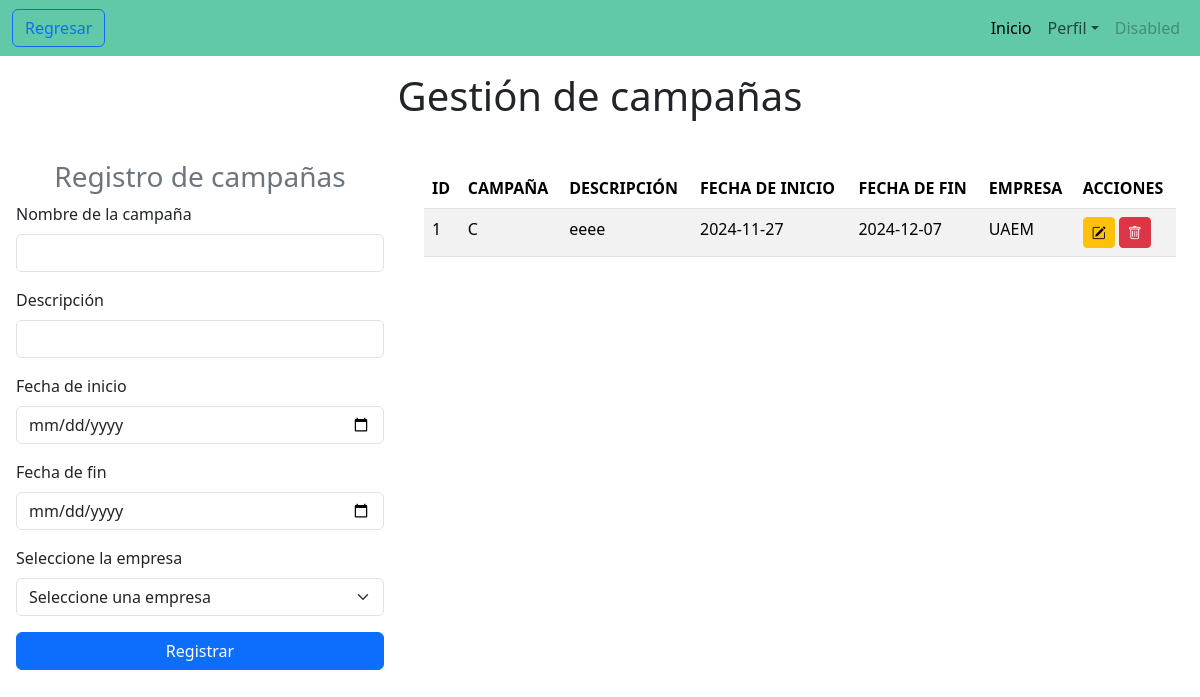
The page /Vista/Admin/campañas.php (signed in) on the database its author committed.
### tables this page shows
CREATE TABLE `campanas` (
  `id_campana` int(11) NOT NULL AUTO_INCREMENT,
  `nombre_campana` varchar(50) NOT NULL,
  `descripcion` text DEFAULT NULL,
  `fecha_inicio` date NOT NULL,
  `fecha_fin` date NOT NULL,
  `id_empresa` int(11) DEFAULT NULL,
  PRIMARY KEY (`id_campana`),
  KEY `fk_campana_empresa` (`id_empresa`),
  CONSTRAINT `fk_campana_empresa` FOREIGN KEY (`id_empresa`) REFERENCES `empresas` (`id_empresa`) ON DELETE SET NULL ON UPDATE CASCADE
);

CREATE TABLE `empresas` (
  `id_empresa` int(11) NOT NULL AUTO_INCREMENT,
  `nombre_empresa` varchar(50) NOT NULL,
  `contrasena` varchar(255) NOT NULL,
  `direccion_empresa` text DEFAULT NULL,
  `telefono_empresa` varchar(15) DEFAULT NULL,
  `correo_empresa` varchar(30) NOT NULL,
  `altitud` decimal(10,8) NOT NULL,
  `latitud` decimal(10,8) NOT NULL,
  PRIMARY KEY (`id_empresa`)
);

### Vista/Admin/campañas.php (the view, shortened to what this page needs)
<?php
$conexion = new ConexionBD();
$conn = $conexion->conn;
$sql = "SELECT campanas.id_campana, campanas.nombre_campana, campanas.descripcion, campanas.fecha_inicio, campanas.fecha_fin, empresas.nombre_empresa
        FROM campanas
        JOIN empresas ON campanas.id_empresa = empresas.id_empresa";
$result = $conn->query($sql);
?>
<!DOCTYPE html>
<html lang="en">
<head>
    <link href="https://cdn.jsdelivr.net/npm/bootstrap@5.3.3/dist/css/bootstrap.min.css" rel="stylesheet">
    <link href="https://cdn.jsdelivr.net/npm/bootstrap-icons@1.10.5/font/bootstrap-icons.css" rel="stylesheet">
</head>
<body>
<nav class="navbar navbar-expand-lg" style="background-color: #61c9a8;">
    <div class="container-fluid">
        <a href="pagPrincipal.php" class="btn btn-outline-primary">Regresar</a>
        <div class="collapse navbar-collapse" id="navbarSupportedContent">
            <ul class="navbar-nav ms-auto mb-2 mb-lg-0">
                <li class="nav-item">
                    <a class="nav-link active" aria-current="page" href="pagPrincipal.php">Inicio</a>
                </li>
                <li class="nav-item dropdown">
                    <a class="nav-link dropdown-toggle" href="#" role="button" data-bs-toggle="dropdown" aria-expanded="false">Perfil</a>
                </li>
                <li class="nav-item">
                    <a class="nav-link disabled" aria-disabled="true">Disabled</a>
                </li>
            </ul>
        </div>
    </div>
</nav>
<h1 class="text-center p-3">Gestión de campañas</h1>
<div class="container-fluid">
    <div class="row">
        <form class="col-lg-4 col-md-6 col-sm-12 p-3" action="../../Controlador/Campañas/registro_campañas.php" method="POST">
            <h3 class="text-center text-secondary">Registro de campañas</h3>
            <div class="mb-3">
                <label class="form-label">Nombre de la campaña</label>
                <input type="text" class="form-control" name="nombre_campana" required>
            </div>
            <div class="mb-3">
                <label class="form-label">Descripción</label>
                <input type="text" class="form-control" name="descripcion" required>
            </div>
            <div class="mb-3">
                <label class="form-label">Fecha de inicio</label>
                <input type="date" class="form-control" name="fecha_inicio">
            </div>
            <div class="mb-3">
                <label class="form-label">Fecha de fin</label>
                <input type="date" class="form-control" name="fecha_fin">
            </div>
            <div class="mb-3">
                <label class="form-label">Seleccione la empresa</label>
                <select class="form-select" name="id_empresa" required>
                    <option value="" selected disabled>Seleccione una empresa</option>
                </select>
            </div>
            <button type="submit" class="btn btn-primary w-100" name="btnregistrar">Registrar</button>
        </form>
        <div class="col-lg-8 col-md-6 col-sm-12 p-4">
            <div class="table-responsive">
                <table class="table table-striped">
                    <thead>
                        <tr>
                            <th>ID</th>
                            <th>CAMPAÑA</th>
                            <th>DESCRIPCIÓN</th>
                            <th>FECHA DE INICIO</th>
                            <th>FECHA DE FIN</th>
                            <th>EMPRESA</th>
                            <th>ACCIONES</th>
                        </tr>
                    </thead>
                    <tbody>
                        <?php while ($datos = $result->fetch_object()): ?>
                            <tr>
                                <td><?= $datos->id_campana ?></td>
                                <td><?= $datos->nombre_campana ?></td>
                                <td><?= $datos->descripcion ?></td>
                                <td><?= $datos->fecha_inicio ?></td>
                                <td><?= $datos->fecha_fin ?></td>
                                <td><?= $datos->nombre_empresa ?></td>
                                <td>
                                    <a href="modificar_campaña.php?id=<?= $datos->id_campana ?>" class="btn btn-warning btn-sm"><i class="bi bi-pencil-square"></i></a>
                                    <a onclick="return confirm('¿Está seguro de eliminar esta campaña?')" href="../../Controlador/Campañas/eliminar_campaña.php?id=<?= $datos->id_campana ?>" class="btn btn-danger btn-sm">
                                        <i class="bi bi-trash"></i>
                                    </a>
                                </td>
                            </tr>
                        <?php endwhile; ?>
                    </tbody>
                </table>
            </div>
        </div>
    </div>
</div>
</body>
</html>

### rows shown on the page
campanas: id_campana "1", nombre_campana "C", descripcion "eeee", fecha_inicio "2024-11-27", fecha_fin "2024-12-07", id_empresa.nombre_empresa "UAEM"
